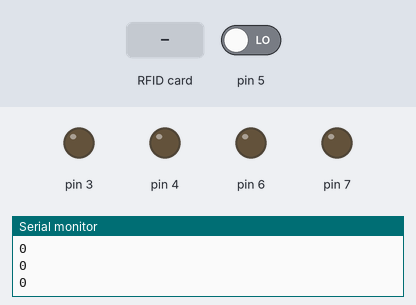
This sketch was run on a simulated Arduino Uno, built with avr-gcc and run on an emulated ATmega328P. On the bench: output pins drawn as LEDs (lit = HIGH), the last lines printed to the serial monitor. The inputs (shaded band) are chosen by the test bench; at power-on: pin 5 LOW. Pins used as bus, display or sensor lines are not drawn.

Above: at 1.2 s.
1.3 s: pin 5 driven HIGH
At 2.0 s:
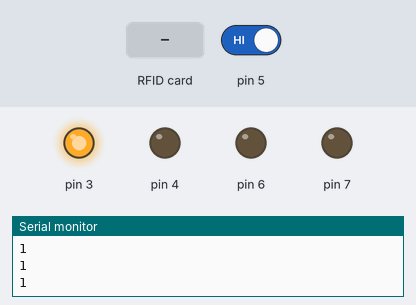
2.8 s: RFID card EA FC 2A 04 held to the reader
At 3.7 s:
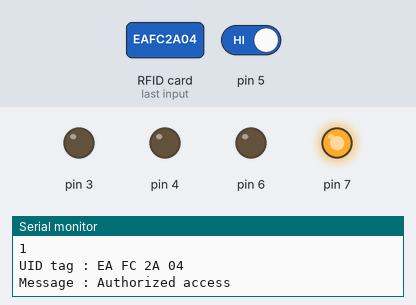
10.5 s: RFID card 5E 7A 19 C4 held to the reader
At 12.6 s:
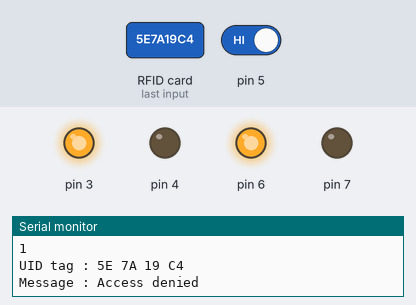
12.9 s: pin 5 driven LOW
At 15.0 s:
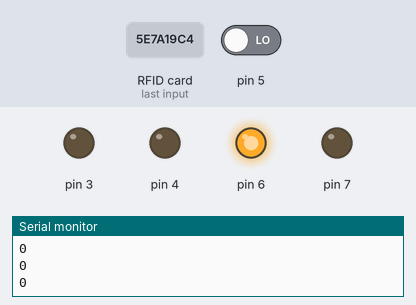
Timing chart, 0 to 16.5 s (numbered marks = the images above; inputs shaded):
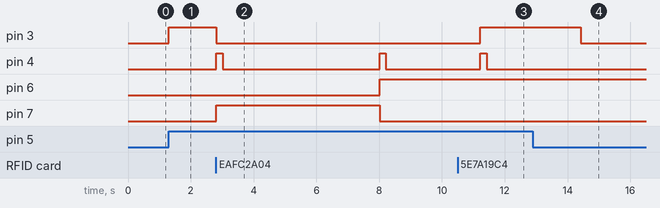

The sketch:

RFID_main.ino
```cpp
#include <SPI.h>
#include <MFRC522.h>

#define SS_PIN 10
#define RST_PIN 9
MFRC522 mfrc522(SS_PIN, RST_PIN);   // Create MFRC522 instance.
  int t=200;
void setup()
{ pinMode(5,INPUT);
  digitalWrite(1,0);
 pinMode(3,OUTPUT);
  pinMode(6,OUTPUT);
  pinMode(7,OUTPUT);
  pinMode(4,OUTPUT);

  Serial.begin(9600);
  SPI.begin();
  mfrc522.PCD_Init();
  Serial.println("Put your card to the reader...");
  Serial.println();


}

void lock()
{
  digitalWrite(7,LOW);
    digitalWrite(6,HIGH);
    analogWrite(4,250);
    delay(t);
      digitalWrite(7,LOW);
    digitalWrite(6,HIGH);
    analogWrite(4,0);

}

void unlock()
{

    digitalWrite(7,HIGH);
    digitalWrite(6,LOW);
    analogWrite(4,250);
    delay(t);
    digitalWrite(7,HIGH);
    digitalWrite(6,LOW);
    analogWrite(4,0);
}

void buzzer(int val)
{
if(val==1)
  {
   digitalWrite(3,1);
   card();
  }
  else
   digitalWrite(3,0);
}

void loop()
{

  int val=digitalRead(5);
  Serial.println(val);
  buzzer(val);
}

void card()
{

  // Look for new cards
  if ( ! mfrc522.PICC_IsNewCardPresent())
  {
    return;
  }
  // Select one of the cards
  if ( ! mfrc522.PICC_ReadCardSerial())
  {
    return;
  }
  //Show UID on serial monitor
  Serial.print("UID tag :");
  String content= "";
  byte letter;
  for (byte i = 0; i < mfrc522.uid.size; i++)
  {
     Serial.print(mfrc522.uid.uidByte[i] < 0x10 ? " 0" : " ");
     Serial.print(mfrc522.uid.uidByte[i], HEX);
     content.concat(String(mfrc522.uid.uidByte[i] < 0x10 ? " 0" : " "));
     content.concat(String(mfrc522.uid.uidByte[i], HEX));
  }
  Serial.println();
  Serial.print("Message : ");
  content.toUpperCase();
  if (content.substring(1) == "EA FC 2A 04") //change here the UID of the card/cards that you want to give access
  {
    digitalWrite(3,0);
    Serial.println("Authorized access");
    Serial.println();
    unlock();
    delay(5000);
    lock();
    delay(3000);
  }

 else   {

    Serial.println("Access denied");
    lock();
    delay(3000);
  }
}
```

Measured:
- after the input at 1.3 s, pin 3: LOW → HIGH at once
- after the input at 2.8 s, pin 3: HIGH → LOW at once; pin 4: alternates HIGH for 0.20 s and LOW for 5.0 s, starting at once; pin 6: LOW → HIGH after 5.2 s; pin 7: LOW → HIGH at once, → LOW 5.2 s later
- after the input at 10.5 s, pin 4: LOW → HIGH after 0.72 s, → LOW 0.20 s later
- after the input at 12.9 s, pin 3: HIGH → LOW after 1.5 s
